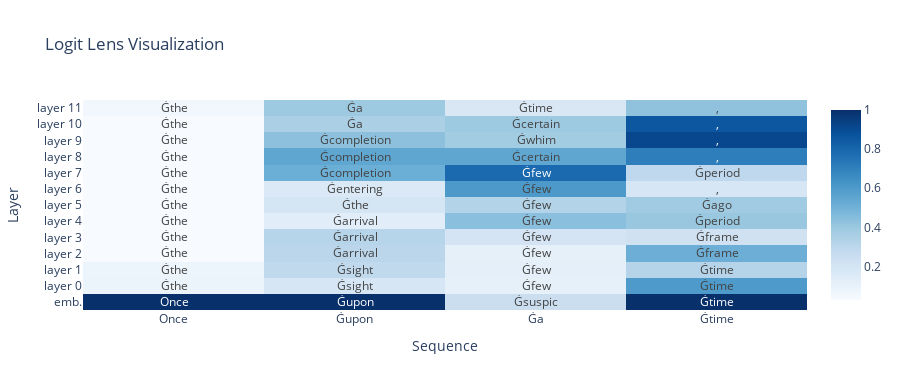

Notebook source saved alongside this figure:
### Code cell
# Sample input text
input_text = "Once upon a time"

# Tokenize the input text
inputs = tokenizer(input_text, return_tensors="pt")

# Generate text
with torch.no_grad(), LogitLens(model, post_emb=True, post_layer=True, topn=5) as ll:
    model(**inputs)
    ll_result = ll.get_results()

fig = visualize_layer_results(
    result=ll_result[0],
    input_ids=inputs["input_ids"][0],
    tokenizer=tokenizer,
)
fig

### Figure 1 — Plotly figure (JSON) as saved in the notebook; plotly's stock layout.template omitted (floating-point values rounded to 4 significant figures)
{"data": [{"colorscale": [[0, "rgb(247,251,255)"], [0.125, "rgb(222,235,247)"], [0.25, "rgb(198,219,239)"], [0.375, "rgb(158,202,225)"], [0.5, "rgb(107,174,214)"], [0.625, "rgb(66,146,198)"], [0.75, "rgb(33,113,181)"], [0.875, "rgb(8,81,156)"], [1, "rgb(8,48,107)"]], "hovertemplate": "<b>Input:</b> %{x}<br><b>Layer:</b> %{y}<br><br>%{hovertext}", "hovertext": [["1.00:Once<br>0.00:ccording<br>0.00:Ġchalleng<br>0.00:ĠOnce<br>0.00:Ġmathemat", "1.00:Ġupon<br>0.00:upon<br>0.00:ĠUpon<br>0.00:Upon<br>0.00:Ġchalleng", "0.25:Ġsuspic<br>0.19:Ġnodd<br>0.18:Ġmathemat<br>0.16:Ġtremend<br>0.09:Ġchalleng", "1.00:Ġtime<br>0.00:time<br>0.00:Time<br>0.00:ĠTIME<br>0.00:ĠTime"], ["0.09:Ġthe<br>0.03:Ġyou<br>0.03:Ċ<br>0.02:Ġa<br>0.02:Ġmore", "0.19:Ġsight<br>0.12:Ġthe<br>0.07:Ġupon<br>0.03:Ġentering<br>0.03:Ġreceiving", "0.11:Ġfew<br>0.06:Ġnew<br>0.06:Ġvery<br>0.03:Ġfull<br>0.03:Ġsteady", "0.60:Ġtime<br>0.03:Ġframe<br>0.03:zone<br>0.02:ĠTime<br>0.02:frames"], ["0.08:Ġthe<br>0.05:,<br>0.03:Ġa<br>0.03:Ċ<br>0.03:Ġand", "0.29:Ġsight<br>0.12:Ġarrival<br>0.07:Ġentering<br>0.06:Ġreturn<br>0.06:Ġthe", "0.12:Ġfew<br>0.09:Ġnew<br>0.07:Ġfull<br>0.04:Ġsteady<br>0.04:Ġpiece", "0.32:Ġtime<br>0.24:Ġframe<br>0.07:frames<br>0.05:frame<br>0.02:zone"], ["0.03:Ġthe<br>0.03:,<br>0.02:Ġand<br>0.02:Ġa<br>0.01:Ċ", "0.30:Ġarrival<br>0.22:Ġsight<br>0.12:Ġentering<br>0.10:Ġreturn<br>0.03:Ġthe", "0.11:Ġfew<br>0.10:Ġnew<br>0.10:Ġpiece<br>0.05:Ġcouple<br>0.05:Ġlot", "0.51:Ġframe<br>0.07:frames<br>0.07:zone<br>0.05:Ġinterval<br>0.04:frame"], ["0.03:Ġthe<br>0.03:,<br>0.02:Ġand<br>0.02:Ġa<br>0.01:Ċ", "0.32:Ġarrival<br>0.23:Ġreturn<br>0.17:Ġentering<br>0.06:Ġcompletion<br>0.03:Ġthe", "0.20:Ġfew<br>0.12:Ġsuccessful<br>0.09:Ġlarge<br>0.06:Ġpiece<br>0.05:Ġnew", "0.22:Ġframe<br>0.15:Ġperiod<br>0.12:Ġlapse<br>0.10:Ġcapsule<br>0.09:Ġinterval"], ["0.03:Ġthe<br>0.03:,<br>0.02:Ġand<br>0.02:Ġa<br>0.01:Ċ", "0.13:Ġarrival<br>0.13:Ġthe<br>0.11:Ġentering<br>0.09:Ġreturn<br>0.07:Ġsight", "0.44:Ġfew<br>0.06:Ġlarge<br>0.06:Ġsuccessful<br>0.05:Ġcouple<br>0.05:Ġpiece", "0.40:Ġperiod<br>0.15:Ġframe<br>0.07:Ġwhen<br>0.06:Ġhorizon<br>0.04:Ġago"], ["0.03:Ġthe<br>0.03:,<br>0.02:Ġand<br>0.01:Ġa<br>0.01:Ċ", "0.20:Ġthe<br>0.10:Ġentering<br>0.08:Ġupon<br>0.07:Ġbehold<br>0.05:Ġarrival", "0.33:Ġfew<br>0.11:Ġpiece<br>0.06:Ġsuccessful<br>0.04:Ġwhim<br>0.04:Ġcertain", "0.39:Ġago<br>0.08:Ġperiod<br>0.07:Ġframe<br>0.06:Ġwhen<br>0.04:,"], ["0.03:Ġthe<br>0.03:,<br>0.02:Ġand<br>0.01:Ġa<br>0.01:Ċ", "0.17:Ġentering<br>0.13:Ġthe<br>0.05:Ġever<br>0.05:Ġsight<br>0.05:Ġbehold", "0.60:Ġfew<br>0.08:Ġcertain<br>0.04:Ġpiece<br>0.04:Ġcouple<br>0.03:Ġbrief", "0.19:,<br>0.19:Ġperiod<br>0.18:Ġframe<br>0.14:Ġago<br>0.06:Ġwhen"], ["0.03:Ġthe<br>0.03:,<br>0.02:Ġand<br>0.01:Ġa<br>0.01:Ċ", "0.51:Ġcompletion<br>0.30:Ġarrival<br>0.06:Ġentering<br>0.02:Ġawhile<br>0.02:Ġthe", "0.79:Ġfew<br>0.14:Ġcertain<br>0.03:Ġpiece<br>0.01:Ġwhim<br>0.00:Ġcouple", "0.29:Ġperiod<br>0.23:,<br>0.11:Ġthere<br>0.10:Ġframe<br>0.07:Ġwe"], ["0.03:Ġthe<br>0.03:,<br>0.02:Ġand<br>0.01:Ġa<br>0.01:Ċ", "0.55:Ġcompletion<br>0.27:Ġarrival<br>0.07:Ġentering<br>0.03:Ġawhile<br>0.01:Ġthe", "0.55:Ġcertain<br>0.13:Ġfew<br>0.12:Ġwhim<br>0.06:Ġtime<br>0.02:Ġglance", "0.71:,<br>0.08:Ġthere<br>0.07:Ġperiod<br>0.04:Ġago<br>0.03:Ġwe"], ["0.03:Ġthe<br>0.03:,<br>0.02:Ġand<br>0.01:Ġa<br>0.01:Ċ", "0.44:Ġcompletion<br>0.13:Ġarrival<br>0.11:Ġentering<br>0.06:Ġhearing<br>0.04:Ġa", "0.38:Ġwhim<br>0.21:Ġcertain<br>0.11:Ġsudden<br>0.10:Ġtime<br>0.05:Ġfew", "0.91:,<br>0.03:Ġthere<br>0.03:Ġwhen<br>0.01:Ġwe<br>0.01:Ġthey"], ["0.03:Ġthe<br>0.03:,<br>0.02:Ġand<br>0.02:Ġa<br>0.01:Ċ", "0.35:Ġa<br>0.05:Ġthe<br>0.05:Ġcompletion<br>0.05:Ġentering<br>0.05:Ġarrival", "0.40:Ġcertain<br>0.12:Ġsudden<br>0.05:Ġtime<br>0.04:Ġsuccessful<br>0.03:Ġwhim", "0.85:,<br>0.05:Ġthere<br>0.03:Ġwhen<br>0.01:Ġit<br>0.01:Ġhe"], ["0.06:Ġthe<br>0.04:,<br>0.03:Ġa<br>0.02:Ġto<br>0.02:Ġin", "0.39:Ġa<br>0.03:Ġentering<br>0.03:Ġthe<br>0.02:Ġan<br>0.02:Ġreturning", "0.18:Ġtime<br>0.08:Ġcertain<br>0.03:Ġmoment<br>0.03:Ġvisit<br>0.02:Ġwhile", "0.43:,<br>0.06:Ġthe<br>0.04:ĠI<br>0.04:Ġhe<br>0.03:Ġthere"]], "name": "", "text": [["Once", "Ġupon", "Ġsuspic", "Ġtime"], ["Ġthe", "Ġsight", "Ġfew", "Ġtime"], ["Ġthe", "Ġsight", "Ġfew", "Ġtime"], ["Ġthe", "Ġarrival", "Ġfew", "Ġframe"], ["Ġthe", "Ġarrival", "Ġfew", "Ġframe"], ["Ġthe", "Ġarrival", "Ġfew", "Ġperiod"], ["Ġthe", "Ġthe", "Ġfew", "Ġago"], ["Ġthe", "Ġentering", "Ġfew", ","], ["Ġthe", "Ġcompletion", "Ġfew", "Ġperiod"], ["Ġthe", "Ġcompletion", "Ġcertain", ","], ["Ġthe", "Ġcompletion", "Ġwhim", ","], ["Ġthe", "Ġa", "Ġcertain", ","], ["Ġthe", "Ġa", "Ġtime", ","]], "texttemplate": "%{text}", "type": "heatmap", "x": ["Once", "Ġupon", "Ġa", "Ġtime"], "y": ["emb.", "layer 0", "layer 1", "layer 2", "layer 3", "layer 4", "layer 5", "layer 6", "layer 7", "layer 8", "layer 9", "layer 10", "layer 11"], "z": [[1.0, 1.0, 0.2499, 1.0], [0.08538, 0.1863, 0.1124, 0.6003], [0.07645, 0.2852, 0.1159, 0.3203], [0.0299, 0.3048, 0.1147, 0.5129], [0.02992, 0.3167, 0.2007, 0.2194], [0.02949, 0.1335, 0.4406, 0.4042], [0.02886, 0.1984, 0.3276, 0.3866], [0.02852, 0.1659, 0.6023, 0.1876], [0.02837, 0.5132, 0.7871, 0.2928], [0.02837, 0.5494, 0.5502, 0.7082], [0.02852, 0.4367, 0.3807, 0.9137], [0.02889, 0.3541, 0.3958, 0.854], [0.05858, 0.3915, 0.1766, 0.4269]]}], "layout": {"height": 390, "showlegend": false, "title": {"text": "Logit Lens Visualization"}, "xaxis": {"title": {"text": "Sequence"}}, "yaxis": {"title": {"text": "Layer"}}}}
